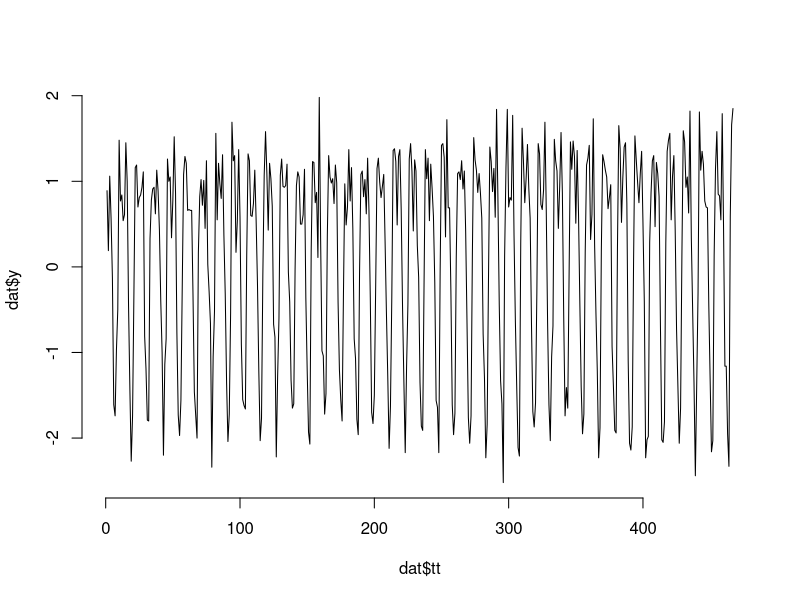

This figure's R source: (Note: this script raises an error after producing the figure.)
# Monthly values of the The Southern Oscillation Index (SOI) during 
# 1950-1995. This series consists of 540 observations on the SOI, 
# computed as the ``difference of the departure from the long-term 
# monthly mean sea level pressures'' at Tahiti in the South Pacific 
# and Darwin in Northern Australia. The index is one measure of the 
# so-called "El Nino-Southern Oscillation" -- an event of critical 
# importance and interest in climatological studies in recent decades. 
# The fact that most of the observations in the last part of the series 
# take negative values is related to a recent warming in the tropical 
# Pacific, and this pattern has been of key interest in recent studies. 
# A key question of interest is to determine just how unusual this event 
# is, and if it can reasonably be explained by standard "stationary" 
# time series models, or requires models that include drifts/trends 
# that may be related to global climatic change. 

library(MASS)

# tmp = read.table("~/files/repos/data/soi.txt")[,1]
# tmp = lh
tmp = diff(c(co2))

dat = NULL
dat$tt = seq(1, length(tmp), by = 1)
dat$y = tmp

y = dat$y
tt = dat$tt
n = length(y)

plot(dat$tt, dat$y, type='l', bty='n')

calc.post = function(omega, param){
    beta = param[1:2]
    v = param[3]

    Fm = cbind(cos(omega * tt), sin(omega * tt)) # = F'
    exp(sum(dnorm(y, Fm %*% beta, v, log = TRUE)))

#   (-0.5)*determinant(Fm %*% t(Fm))$modulus[1] +
#       ((2-n)/2)*log(1 - sum((t(beta.hat) %*% Fm)^2) / sum(y^2))

    }

nmcmc = 10000
nburn = 10000

post.omega = double(nburn + nmcmc)
post.beta = matrix(0, nburn + nmcmc, 2)
post.v = double(nburn + nmcmc)
omega.grid = 2*pi*(1:floor(n/2 - 0.5))/n

post.omega[1] = omega.grid[39]
post.v[1] = 1

for (i in 2:(nburn + nmcmc)){
    if (floor(i/1000) == i/1000)
        cat(i, "/", nburn+nmcmc, "\r")

    Fm = rbind(cos(post.omega[i-1] * tt), sin(post.omega[i-1] * tt))
    post.beta[i,] = mvrnorm(1, solve(Fm %*% t(Fm)) %*% Fm %*% y, post.v[i-1]*solve(Fm %*% t(Fm)))
    post.v[i] = 1/rgamma(1, n/2, 1/2*(sum((y - t(Fm) %*% post.beta[i,])^2)))

    pp = sapply(omega.grid, function(x) calc.post(x, c(post.beta[i,], post.v[i])))
    post.omega[i] = sample(omega.grid, 1, prob = pp)

    }

plot(head(post.v, i-1))
plot(head(post.beta[,2], i-1))

post.omega = tail(post.omega, nmcmc)
post.v = tail(post.v, nmcmc)
post.beta = tail(post.beta, nmcmc)

plot(density(post.omega))
plot(density(post.v))
plot(density(post.beta[,1]))
plot(density(post.beta[,2]))

plot(density(2*pi/post.omega))


plot(post.omega, type='l')
plot(post.v, type='l')
plot(post.beta[,1], type='l')
plot(post.beta[,2], type='l')

plot(post.omega, post.beta[,1], pch = 16)
plot(post.omega, post.beta[,2], pch = 16)

omega = seq(0.001, pi - 0.001, length = 1000)
lambda = 2*pi / omega

tp = sapply(omega, function(x) calc.post(x, dat))

# tp = sapply(lambda, function(x) calc.post(2*pi/x, dat)-2*log(x))

plot(omega, tp, type='l')

# plot(lambda, tp, type='l', xlim = c(2, 100))

calc.post(0.001, dat)
